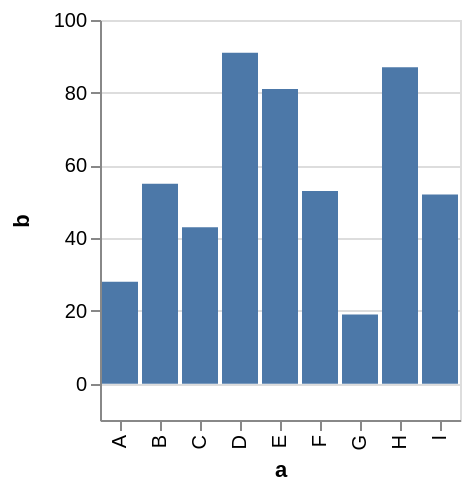

Describe this chart as a Vega-Lite specification.
### Vega specification from a JSON file in a GitHub repository (floating-point values rounded to 4 significant figures)
{"$schema": "https://vega.github.io/schema/vega/v4.json", "description": "A simple bar chart with embedded data.", "autosize": "pad", "padding": 5, "height": 200, "style": "cell", "data": [{"name": "source_0", "values": [{"a": "A", "b": 28}, {"a": "B", "b": 55}, {"a": "C", "b": 43}, {"a": "D", "b": 91}, {"a": "E", "b": 81}, {"a": "F", "b": 53}, {"a": "G", "b": 19}, {"a": "H", "b": 87}, {"a": "I", "b": 52}]}], "signals": [{"name": "x_step", "value": 20}, {"name": "width", "update": "bandspace(domain('x').length, 0.1, 0.05) * x_step"}], "marks": [{"name": "marks", "type": "rect", "style": ["bar"], "from": {"data": "source_0"}, "encode": {"update": {"fill": [{"test": "datum[\"b\"] === null || isNaN(datum[\"b\"])", "value": null}, {"value": "#4c78a8"}], "tooltip": {"signal": "{\"a\": ''+datum[\"a\"], \"b\": format(datum[\"b\"], \"\")}"}, "x": {"scale": "x", "field": "a"}, "width": {"scale": "x", "band": true}, "y": {"scale": "y", "field": "b"}, "y2": {"scale": "y", "value": 0}}}}], "scales": [{"name": "x", "type": "band", "domain": {"data": "source_0", "field": "a", "sort": true}, "range": {"step": {"signal": "x_step"}}, "paddingInner": 0.1, "paddingOuter": 0.05}, {"name": "y", "type": "linear", "domain": {"data": "source_0", "field": "b"}, "range": [{"signal": "height"}, 0], "nice": true, "zero": true, "padding": 5}], "axes": [{"scale": "x", "orient": "bottom", "grid": false, "title": "a", "labelAlign": "right", "labelAngle": 270, "labelBaseline": "middle", "labelOverlap": true, "zindex": 1}, {"scale": "y", "orient": "left", "grid": false, "title": "b", "labelOverlap": true, "tickCount": {"signal": "ceil(height/40)"}, "zindex": 1}, {"scale": "y", "orient": "left", "gridScale": "x", "grid": true, "tickCount": {"signal": "ceil(height/40)"}, "domain": false, "labels": false, "maxExtent": 0, "minExtent": 0, "ticks": false, "zindex": 0}], "config": {"axisY": {"minExtent": 30}}}
